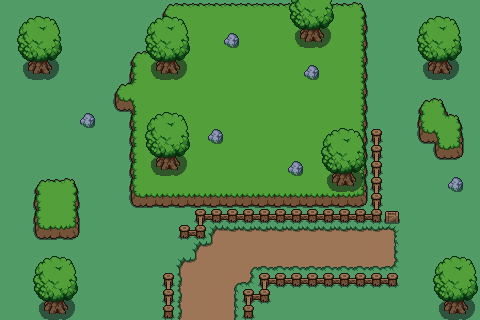

A 2D game scene composited from a Tiled map and its tileset images. What follows is a short description and the map's XML, with every tile layer's data as written:
An orthogonal 30x20 tile map with 16x16 px tiles, 4 tile layers (Ground 0, Ground 1, Ground 2, Spritetops), 4 tilesets and 2 objects (2x Signpost).

<map version="1.10" tiledversion="1.10.2" orientation="orthogonal" renderorder="right-down" width="30" height="20" tilewidth="16" tileheight="16" infinite="0" nextlayerid="9" nextobjectid="12">
 <properties>
  <property name="North" value="Test Map 3" />
  <property name="South" value="Test Map 2" />
 </properties>
 <tileset firstgid="1" source="../tilesets/plains.tsx" />
 <tileset firstgid="73" source="../tilesets/grass.tsx" />
 <tileset firstgid="74" source="../tilesets/fences.tsx" />
 <tileset firstgid="90" source="../tilesets/objects.tsx" />
 <layer id="1" name="Ground 0" width="30" height="20">
  <data encoding="csv">
73,73,73,73,73,73,73,73,73,73,73,73,73,73,73,73,73,73,73,73,73,73,73,73,73,73,73,73,73,73,
73,73,73,73,73,73,73,73,73,73,73,73,73,73,73,73,73,73,73,73,73,73,73,73,73,73,73,73,73,73,
73,73,73,73,73,73,73,73,73,73,73,73,73,73,73,73,73,73,73,73,73,73,73,73,73,73,73,73,73,73,
73,73,73,73,73,73,73,73,73,73,73,73,73,73,73,73,73,73,73,73,73,73,73,73,73,73,73,73,73,73,
73,73,73,73,73,73,73,73,73,73,73,73,73,73,73,73,73,73,73,73,73,73,73,73,73,73,73,73,73,73,
73,73,73,73,73,73,73,73,73,73,73,73,73,73,73,73,73,73,73,73,73,73,73,73,73,73,73,73,73,73,
73,73,73,73,73,73,73,73,73,73,73,73,73,73,73,73,73,73,73,73,73,73,73,73,73,73,73,73,73,73,
73,73,73,73,73,73,73,73,73,73,73,73,73,73,73,73,73,73,73,73,73,73,73,73,73,73,73,73,73,73,
73,73,73,73,73,73,73,73,73,73,73,73,73,73,73,73,73,73,73,73,73,73,73,73,73,73,73,73,73,73,
73,73,73,73,73,73,73,73,73,73,73,73,73,73,73,73,73,73,73,73,73,73,73,73,73,73,73,73,73,73,
73,73,73,73,73,73,73,73,73,73,73,73,73,73,73,73,73,73,73,73,73,73,73,73,73,73,73,73,73,73,
73,73,73,73,73,73,73,73,73,73,73,73,73,73,73,73,73,73,73,73,73,73,73,73,73,73,73,73,73,73,
73,73,73,73,73,73,73,73,73,73,73,73,73,73,73,73,73,73,73,73,73,73,73,73,73,73,73,73,73,73,
73,73,73,73,73,73,73,73,73,73,73,73,73,73,73,73,73,73,73,73,73,73,73,73,73,73,73,73,73,73,
73,73,73,73,73,73,73,73,73,73,73,73,73,2,3,3,3,3,3,3,3,3,3,3,4,73,73,73,73,73,
73,73,73,73,73,73,73,73,73,73,73,73,2,12,9,9,9,9,9,9,9,9,9,9,10,73,73,73,73,73,
73,73,73,73,73,73,73,73,73,73,73,2,12,9,9,5,15,15,15,15,15,15,15,15,16,73,73,73,73,73,
73,73,73,73,73,73,73,73,73,73,73,8,9,9,5,16,73,73,73,73,73,73,73,73,73,73,73,73,73,73,
73,73,73,73,73,73,73,73,73,73,73,8,9,9,10,73,73,73,73,73,73,73,73,73,73,73,73,73,73,73,
73,73,73,73,73,73,73,73,73,73,73,8,9,9,10,73,73,73,73,73,73,73,73,73,73,73,73,73,73,73
</data>
 </layer>
 <layer id="2" name="Ground 1" width="30" height="20">
  <data encoding="csv">
0,0,0,0,0,0,0,0,0,0,26,27,27,27,27,27,27,27,27,27,27,27,28,0,0,0,0,0,0,0,
0,0,0,0,0,0,0,0,0,0,32,33,33,33,33,33,33,33,33,33,33,33,34,0,0,0,0,0,0,0,
0,0,0,0,0,0,0,0,0,0,32,33,33,33,33,33,33,33,33,33,33,33,34,0,0,0,0,0,0,0,
0,202,203,204,0,0,0,0,26,27,36,33,33,33,33,33,33,33,33,33,33,33,34,0,0,0,202,203,204,0,
0,218,219,220,0,0,0,0,32,33,33,33,33,33,33,33,33,33,33,33,33,33,34,0,0,0,218,219,220,0,
0,0,0,0,0,0,0,26,36,33,33,33,33,33,33,33,33,33,33,33,33,33,34,0,0,0,0,0,0,0,
0,0,0,0,0,0,0,38,30,33,33,33,33,33,33,33,33,33,33,33,33,33,34,0,0,0,26,28,0,0,
0,0,0,0,0,106,0,0,32,33,33,33,33,33,33,33,33,33,33,33,33,33,34,0,0,0,32,35,28,0,
0,0,0,0,0,0,0,0,32,33,33,33,33,33,33,33,33,33,33,33,33,33,34,74,0,0,38,30,34,0,
0,0,0,0,0,0,0,0,32,33,33,33,33,33,33,33,33,33,33,33,33,33,34,78,0,0,0,38,40,0,
0,0,0,0,0,0,0,0,32,33,33,33,33,33,33,33,33,33,33,33,33,33,34,78,0,0,0,0,0,0,
0,0,26,27,28,0,0,0,32,33,33,33,33,33,33,33,33,33,33,33,33,33,34,78,0,0,0,0,106,0,
0,0,32,33,34,0,0,0,38,39,39,39,39,39,39,39,39,39,39,39,39,39,40,78,0,0,0,0,0,0,
0,0,32,33,34,0,0,0,0,0,0,0,75,88,88,88,88,88,88,88,88,88,88,85,95,0,0,0,0,0,
0,0,38,39,40,0,0,0,0,0,0,87,85,0,0,0,0,0,0,0,0,0,0,0,0,0,0,0,0,0,
0,0,0,0,0,0,0,0,0,0,0,0,0,0,0,0,0,0,0,0,0,0,0,0,0,0,0,0,0,0,
0,0,0,0,0,0,0,0,0,0,0,0,0,0,0,0,0,0,0,0,0,0,0,0,0,0,0,0,0,0,
0,0,0,0,0,0,0,0,0,0,74,0,0,0,0,0,75,88,88,88,88,88,88,88,89,0,0,0,0,0,
0,0,202,203,204,0,0,0,0,0,78,0,0,0,0,75,85,0,0,0,0,0,0,0,0,0,0,202,203,204,
0,0,218,219,220,0,0,0,0,0,82,0,0,0,0,82,0,0,0,0,0,0,0,0,0,0,0,218,219,220
</data>
 </layer>
 <layer id="8" name="Ground 2" width="30" height="20">
  <data encoding="csv">
0,0,0,0,0,0,0,0,0,0,0,0,0,0,0,0,0,0,0,0,0,0,0,0,0,0,0,0,0,0,
0,0,0,0,0,0,0,0,0,0,0,0,0,0,0,0,0,0,0,0,0,0,0,0,0,0,0,0,0,0,
0,0,0,0,0,0,0,0,0,0,0,0,0,0,0,0,0,0,0,0,0,0,0,0,0,0,0,0,0,0,
0,0,0,0,0,0,0,0,0,0,0,0,0,0,0,0,0,0,0,0,0,0,0,0,0,0,0,0,0,0,
0,0,0,0,0,0,0,0,0,0,0,0,0,0,0,0,0,0,0,0,0,0,0,0,0,0,0,0,0,0,
0,0,0,0,0,0,0,0,0,0,0,0,0,0,0,0,0,0,0,0,0,0,0,0,0,0,0,0,0,0,
0,0,0,0,0,0,0,0,0,0,0,0,0,0,0,0,0,0,0,0,0,0,0,0,0,0,0,0,0,0,
0,0,0,0,0,0,0,0,0,0,0,0,0,0,0,0,0,0,0,0,0,0,0,0,0,0,0,0,0,0,
0,0,0,0,0,0,0,0,0,0,0,0,0,0,0,0,0,0,0,0,0,0,0,0,0,0,0,0,0,0,
0,0,0,0,0,0,0,0,0,0,0,0,0,0,0,0,0,0,0,0,0,0,0,0,0,0,0,0,0,0,
0,0,0,0,0,0,0,0,0,0,0,0,0,0,0,0,0,0,0,0,0,0,0,0,0,0,0,0,0,0,
0,0,0,0,0,0,0,0,0,0,0,0,0,0,0,0,0,0,0,0,0,0,0,0,0,0,0,0,0,0,
0,0,0,0,0,0,0,0,0,0,0,0,0,0,0,0,0,0,0,0,0,0,0,0,0,0,0,0,0,0,
0,0,0,0,0,0,0,0,0,0,0,0,0,0,0,0,0,0,0,0,0,0,0,0,0,0,0,0,0,0,
0,0,0,0,0,0,0,0,0,0,0,0,0,0,0,0,0,0,0,0,0,0,0,0,0,0,0,0,0,0,
0,0,0,0,0,0,0,0,0,0,0,0,0,0,0,0,0,0,0,0,0,0,0,0,0,0,0,0,0,0,
0,0,0,0,0,0,0,0,0,0,0,0,0,0,0,0,0,0,0,0,0,0,0,0,0,0,0,0,0,0,
0,0,0,0,0,0,0,0,0,0,0,0,0,0,0,0,0,0,0,0,0,0,0,0,0,0,0,0,0,0,
0,0,0,0,0,0,0,0,0,0,0,0,0,0,0,0,0,0,0,0,0,0,0,0,0,0,0,0,0,0,
0,0,0,0,0,0,0,0,0,0,0,0,0,0,0,0,0,0,0,0,0,0,0,0,0,0,0,0,0,0
</data>
 </layer>
 <layer id="4" name="Spritetops" width="30" height="20">
  <data encoding="csv">
0,0,0,0,0,0,0,0,0,0,0,0,0,0,0,0,0,0,186,187,188,0,0,0,0,0,0,0,0,0,
0,170,171,172,0,0,0,0,0,170,171,172,0,0,0,0,0,0,202,203,204,0,0,0,0,0,170,171,172,0,
0,186,187,188,0,0,0,0,0,186,187,188,0,0,106,0,0,0,218,219,220,0,0,0,0,0,186,187,188,0,
0,0,0,0,0,0,0,0,0,202,203,204,0,0,0,0,0,0,0,0,0,0,0,0,0,0,0,0,0,0,
0,0,0,0,0,0,0,0,0,218,219,220,0,0,0,0,0,0,0,106,0,0,0,0,0,0,0,0,0,0,
0,0,0,0,0,0,0,0,0,0,0,0,0,0,0,0,0,0,0,0,0,0,0,0,0,0,0,0,0,0,
0,0,0,0,0,0,0,0,0,0,0,0,0,0,0,0,0,0,0,0,0,0,0,0,0,0,0,0,0,0,
0,0,0,0,0,0,0,0,0,170,171,172,0,0,0,0,0,0,0,0,0,0,0,0,0,0,0,0,0,0,
0,0,0,0,0,0,0,0,0,186,187,188,0,106,0,0,0,0,0,0,170,171,172,0,0,0,0,0,0,0,
0,0,0,0,0,0,0,0,0,202,203,204,0,0,0,0,0,0,0,0,186,187,188,0,0,0,0,0,0,0,
0,0,0,0,0,0,0,0,0,218,219,220,0,0,0,0,0,0,106,0,202,203,204,0,0,0,0,0,0,0,
0,0,0,0,0,0,0,0,0,0,0,0,0,0,0,0,0,0,0,0,218,219,220,0,0,0,0,0,0,0,
0,0,0,0,0,0,0,0,0,0,0,0,0,0,0,0,0,0,0,0,0,0,0,0,0,0,0,0,0,0,
0,0,0,0,0,0,0,0,0,0,0,0,0,0,0,0,0,0,0,0,0,0,0,0,0,0,0,0,0,0,
0,0,0,0,0,0,0,0,0,0,0,0,0,0,0,0,0,0,0,0,0,0,0,0,0,0,0,0,0,0,
0,0,0,0,0,0,0,0,0,0,0,0,0,0,0,0,0,0,0,0,0,0,0,0,0,0,0,0,0,0,
0,0,170,171,172,0,0,0,0,0,0,0,0,0,0,0,0,0,0,0,0,0,0,0,0,0,0,170,171,172,
0,0,186,187,188,0,0,0,0,0,0,0,0,0,0,0,0,0,0,0,0,0,0,0,0,0,0,186,187,188,
0,0,0,0,0,0,0,0,0,0,0,0,0,0,0,0,0,0,0,0,0,0,0,0,0,0,0,0,0,0,
0,0,0,0,0,0,0,0,0,0,0,0,0,0,0,0,0,0,0,0,0,0,0,0,0,0,0,0,0,0
</data>
 </layer>
 <objectgroup id="5" name="Objects">
  <object id="2" name="Signpost" gid="90" x="160" y="240" width="16" height="16">
   <properties>
    <property name="Dialogue" value="resources/dialogue/test/testsign.xml" />
    <property name="Object Type" value="signpost" />
    <property name="Walkable" type="bool" value="false" />
   </properties>
  </object>
  <object id="11" name="Signpost" gid="90" x="400" y="224" width="16" height="16">
   <properties>
    <property name="Dialogue" value="resources/dialogue/test/testsign2.xml" />
    <property name="Object Type" value="signpost" />
    <property name="Walkable" type="bool" value="false" />
   </properties>
  </object>
 </objectgroup>
</map>
